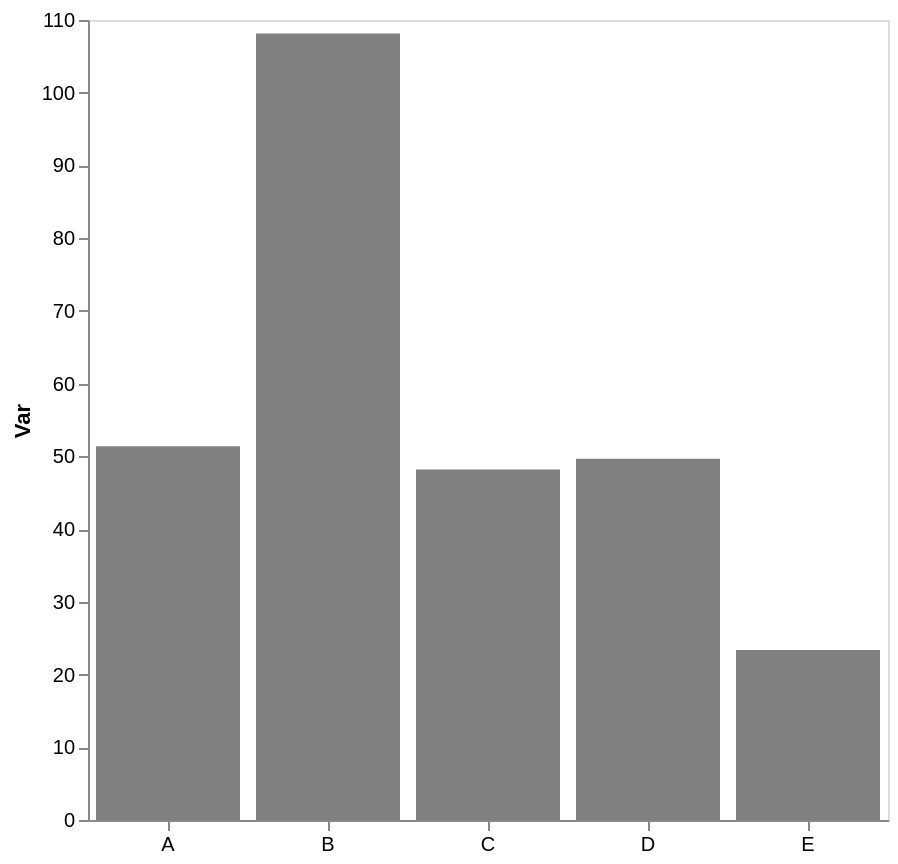

The specification (Vega-Lite) saved for this image:
### Vega-Lite specification from a JSON file in a GitHub repository (floating-point values rounded to 4 significant figures)
{"config": {"view": {"continuousWidth": 300, "continuousHeight": 300}, "axis": {"grid": false}, "bar": {"color": "gray"}}, "data": {"name": "data-a9004377b520bb93a44d15a6fa87b147"}, "mark": {"type": "bar"}, "encoding": {"x": {"axis": {"labelAngle": 0, "title": null}, "field": "cat", "type": "nominal"}, "y": {"aggregate": "mean", "axis": {"title": "Var"}, "field": "var1", "type": "quantitative"}}, "height": 400, "width": 400, "$schema": "https://vega.github.io/schema/vega-lite/v5.17.0.json", "datasets": {"data-a9004377b520bb93a44d15a6fa87b147": [{"cat": "D", "var1": 44.17, "var2": 45.39}, {"cat": "A", "var1": 55.63, "var2": 41.92}, {"cat": "A", "var1": 53.07, "var2": 58.78}, {"cat": "A", "var1": 51.64, "var2": 48.44}, {"cat": "A", "var1": 45.25, "var2": 50.46}, {"cat": "B", "var1": 115.7, "var2": 50.15}, {"cat": "C", "var1": 48.19, "var2": 55.48}, {"cat": "E", "var1": 25.82, "var2": 64.12}, {"cat": "D", "var1": 64.06, "var2": 52.01}, {"cat": "B", "var1": 100.5, "var2": 39.24}, {"cat": "D", "var1": 40.83, "var2": 53.02}, {"cat": "E", "var1": 20.95, "var2": 58.38}]}}
